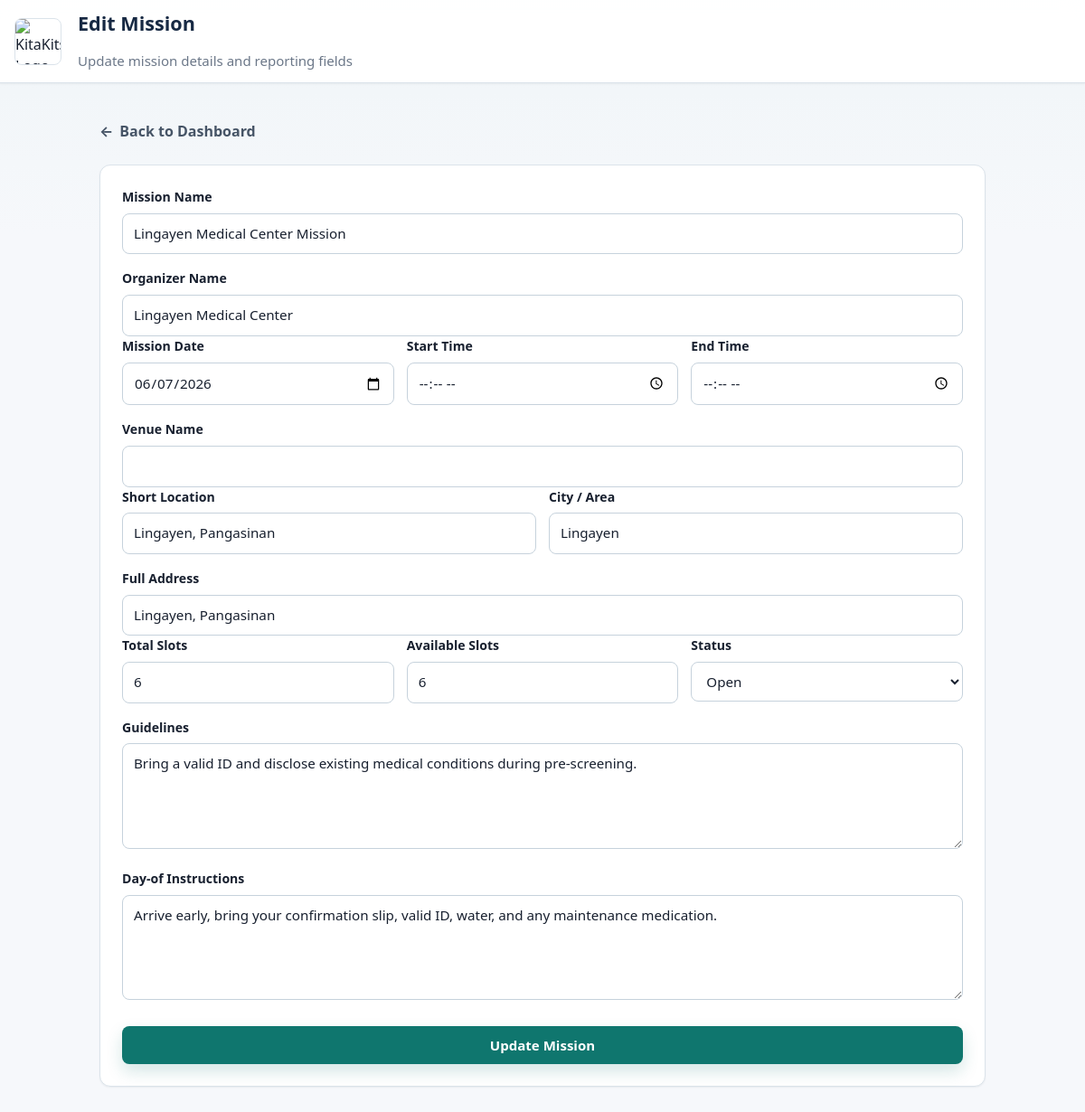
/admin/edit_mission.php?id=5 (signed in), run on the app's committed database.
### tables this page shows
CREATE TABLE `missions` (
  `mission_id` int(11) NOT NULL AUTO_INCREMENT,
  `mission_name` varchar(150) NOT NULL,
  `organizer_name` varchar(100) NOT NULL,
  `mission_date` date NOT NULL,
  `start_time` time DEFAULT NULL,
  `end_time` time DEFAULT NULL,
  `venue_name` varchar(150) DEFAULT NULL,
  `location` varchar(255) NOT NULL COMMENT 'Backward-compatible area/location field used by the original site',
  `city_area` varchar(100) NOT NULL,
  `full_address` varchar(255) NOT NULL,
  `total_slots` int(5) NOT NULL DEFAULT 0,
  `available_slots` int(5) NOT NULL DEFAULT 0,
  `mission_status` enum('draft','open','closed','completed','cancelled') NOT NULL DEFAULT 'open',
  `guidelines` text DEFAULT NULL,
  `day_of_instructions` text DEFAULT NULL,
  `created_by` int(11) DEFAULT NULL,
  `created_at` timestamp NOT NULL DEFAULT current_timestamp(),
  `updated_at` timestamp NOT NULL DEFAULT current_timestamp() ON UPDATE current_timestamp(),
  PRIMARY KEY (`mission_id`),
  KEY `idx_missions_date` (`mission_date`),
  KEY `idx_missions_filters` (`mission_status`, `city_area`, `mission_date`, `available_slots`),
  KEY `idx_missions_created_by` (`created_by`),
  FULLTEXT KEY `ft_missions_search` (`mission_name`, `organizer_name`, `location`, `city_area`, `full_address`),
  CONSTRAINT `fk_missions_created_by` FOREIGN KEY (`created_by`) REFERENCES `users` (`user_id`) ON DELETE SET NULL ON UPDATE CASCADE,
  CONSTRAINT `chk_missions_slots` CHECK (`total_slots` >= 0 AND `available_slots` >= 0 AND `available_slots` <= `total_slots`)
);

### public/admin/edit_mission.php (the view, shortened to what this page needs)
<?php
require_once(__DIR__ . '/../../app/config/db.php');
$mission = null;
$mission_id = isset($_GET['id']) ? (int)$_GET['id'] : 0;
if ($mission_id > 0) {
    $sql = "SELECT * FROM missions WHERE mission_id = :id";
    $stmt = $conn->prepare($sql);
    $stmt->execute([':id' => $mission_id]);
    $mission = $stmt->fetch(PDO::FETCH_ASSOC);
} else {
    $error = 'Invalid mission ID provided.';
}
function mission_value($mission, $field)
{
    return htmlspecialchars($_POST[$field] ?? ($mission[$field] ?? ''));
}
?>
<!DOCTYPE html>
<html lang="en">
<head>
    <link rel="stylesheet" href="../assets/css/style.css">
</head>
<body>
    <header>
        <div class="container">
            <div class="header-logo">
                <img src="../assets/images/logo.png" alt="KitaKits Logo">
            </div>
            <div class="header-content">
                <h1>Edit Mission</h1>
                <p>Update mission details and reporting fields</p>
            </div>
        </div>
    </header>
    <main class="container admin-workspace form-workspace">
        <a href="admin_dashboard.php" class="btn-back">
            <span>&larr; </span>
            Back to Dashboard
        </a>
        <?php if ($mission): ?>
            <form method="POST" action="" class="wide-form">
                <label for="mission_name">Mission Name</label>
                <input type="text" id="mission_name" name="mission_name" value="<?php echo mission_value($mission, 'mission_name'); ?>" maxlength="150" required>
                <label for="organizer_name">Organizer Name</label>
                <input type="text" id="organizer_name" name="organizer_name" value="<?php echo mission_value($mission, 'organizer_name'); ?>" maxlength="100" required>
                <div class="form-grid form-grid-3">
                    <div>
                        <label for="mission_date">Mission Date</label>
                        <input type="date" id="mission_date" name="mission_date" value="<?php echo mission_value($mission, 'mission_date'); ?>" required>
                    </div>
                    <div>
                        <label for="start_time">Start Time</label>
                        <input type="time" id="start_time" name="start_time" value="<?php echo mission_value($mission, 'start_time'); ?>">
                    </div>
                    <div>
                        <label for="end_time">End Time</label>
                        <input type="time" id="end_time" name="end_time" value="<?php echo mission_value($mission, 'end_time'); ?>">
                    </div>
                </div>
                <label for="venue_name">Venue Name</label>
                <input type="text" id="venue_name" name="venue_name" value="<?php echo mission_value($mission, 'venue_name'); ?>" maxlength="150">
                <div class="form-grid">
                    <div>
                        <label for="location">Short Location</label>
                        <input type="text" id="location" name="location" value="<?php echo mission_value($mission, 'location'); ?>" maxlength="255" required>
                    </div>
                    <div>
                        <label for="city_area">City / Area</label>
                        <input type="text" id="city_area" name="city_area" value="<?php echo mission_value($mission, 'city_area'); ?>" maxlength="100" required>
                    </div>
                </div>
                <label for="full_address">Full Address</label>
                <input type="text" id="full_address" name="full_address" value="<?php echo mission_value($mission, 'full_address'); ?>" maxlength="255" required>
                <div class="form-grid form-grid-3">
                    <div>
                        <label for="total_slots">Total Slots</label>
                        <input type="number" id="total_slots" name="total_slots" value="<?php echo mission_value($mission, 'total_slots'); ?>" min="0" required>
                    </div>
                    <div>
                        <label for="available_slots">Available Slots</label>
                        <input type="number" id="available_slots" name="available_slots" value="<?php echo mission_value($mission, 'available_slots'); ?>" min="0" required>
                    </div>
                    <div>
                        <label for="mission_status">Status</label>
                        <select id="mission_status" name="mission_status">
                            <?php $selected_status = $_POST['mission_status'] ?? $mission['mission_status']; ?>
                            <?php foreach (['draft', 'open', 'closed', 'completed', 'cancelled'] as $status): ?>
                                <option value="<?php echo $status; ?>" <?php echo $selected_status === $status ? 'selected' : ''; ?>><?php echo ucfirst($status); ?></option>
                            <?php endforeach; ?>
                        </select>
                    </div>
                </div>
                <label for="guidelines">Guidelines</label>
                <textarea id="guidelines" name="guidelines" rows="4"><?php echo mission_value($mission, 'guidelines'); ?></textarea>
                <label for="day_of_instructions">Day-of Instructions</label>
                <textarea id="day_of_instructions" name="day_of_instructions" rows="4"><?php echo mission_value($mission, 'day_of_instructions'); ?></textarea>
                <button type="submit" name="submit">Update Mission</button>
            </form>
        <?php endif; ?>
    </main>
</body>
</html>

### public/assets/css/style.css (style rules this page uses)
:root { --bg: #f6f8fb; --surface: #ffffff; --surface-soft: #eef4f7; --surface-muted: #f9fbfc; --ink: #18202f; --ink-soft: #465466; --ink-muted: #6b7788; --line: #dbe3ea; --line-strong: #c6d2dc; --primary: #0f766e; --primary-dark: #115e59; --primary-soft: #d9f2ef; --navy: #1f3a5f; --navy-dark: #172943; --accent: #d97706; --accent-soft: #fff4d8; --danger: #b42318; --danger-soft: #fde8e5; --success: #087443; --success-soft: #ddf8e9; --warning: #9a6200; --warning-soft: #fff3cd; --info: #1d4ed8; --info-soft: #e5efff; --shadow-sm: 0 1px 2px rgba(24, 32, 47, 0.06); --shadow-md: 0 12px 28px rgba(31, 58, 95, 0.1); --radius-sm: 6px; --radius-md: 8px; --radius-lg: 12px; --focus: 0 0 0 4px rgba(15, 118, 110, 0.18); }
* { box-sizing: border-box; margin: 0; padding: 0; }
html { min-width: 320px; scroll-behavior: smooth; }
body { min-height: 100vh; background: linear-gradient(180deg, rgba(238, 244, 247, 0.82), rgba(246, 248, 251, 0) 260px), var(--bg); color: var(--ink); font-family: "Segoe UI", -apple-system, BlinkMacSystemFont, "Helvetica Neue", Arial, sans-serif; font-size: 16px; line-height: 1.55; }
a { color: var(--primary); }
img { max-width: 100%; }
.container { width: min(1180px, calc(100% - 32px)); margin: 0 auto; padding: 28px 0; }
header { position: sticky; top: 0; z-index: 100; background: rgba(255, 255, 255, 0.94); border-bottom: 1px solid var(--line); box-shadow: var(--shadow-sm); backdrop-filter: blur(12px); }
header .container { display: flex; align-items: center; gap: 18px; padding: 14px 0; }
.header-logo { width: 52px; height: 52px; flex: 0 0 auto; border: 1px solid var(--line); border-radius: var(--radius-md); overflow: hidden; background: var(--surface); }
.header-logo img { width: 100%; height: 100%; object-fit: cover; }
.header-content { min-width: 0; }
.header-content h1 { color: var(--navy-dark); font-size: 1.35rem; font-weight: 750; line-height: 1.15; }
.header-content p { color: var(--ink-muted); font-size: 0.94rem; line-height: 1.35; margin-top: 4px; }
main.container { padding-top: 34px; padding-bottom: 48px; }
.admin-workspace { width: min(1320px, calc(100% - 32px)); }
.form-workspace { width: min(980px, calc(100% - 32px)); }
h1, h2, h3, h4 { color: var(--navy-dark); line-height: 1.25; }
h1 { font-size: 2rem; margin-bottom: 18px; }
p { color: var(--ink-soft); }
.btn-primary, .btn-secondary, .btn-book, .btn-admin, .btn-search, .btn-edit, .btn-delete, button[type="submit"] { display: inline-flex; align-items: center; justify-content: center; gap: 8px; min-height: 42px; padding: 10px 16px; border-radius: var(--radius-md); border: 1px solid transparent; font: inherit; font-size: 0.94rem; font-weight: 700; line-height: 1.2; text-decoration: none; cursor: pointer; transition: background 0.16s ease, border-color 0.16s ease, color 0.16s ease, box-shadow 0.16s ease, transform 0.16s ease; }
.btn-primary, .btn-book, .btn-admin, .btn-search, button[type="submit"] { background: var(--primary); color: #fff; box-shadow: 0 8px 18px rgba(15, 118, 110, 0.18); }
.btn-back { display: inline-flex; align-items: center; gap: 7px; min-height: 38px; margin-bottom: 18px; color: var(--ink-soft); text-decoration: none; font-weight: 700; }
form { max-width: 720px; background: var(--surface); border: 1px solid var(--line); border-radius: var(--radius-lg); box-shadow: var(--shadow-sm); padding: 24px; }
.wide-form, .auth-form, .intake-form, .content-editor { max-width: 100%; }
label, legend { display: block; color: var(--ink); font-size: 0.88rem; font-weight: 750; margin: 16px 0 7px; }
label:first-of-type { margin-top: 0; }
input[type="text"], input[type="date"], input[type="number"], input[type="email"], input[type="password"], input[type="search"], input[type="time"], select, textarea { width: 100%; min-height: 42px; padding: 10px 12px; color: var(--ink); background: var(--surface); border: 1px solid var(--line-strong); border-radius: var(--radius-md); font: inherit; font-size: 0.95rem; transition: border-color 0.16s ease, box-shadow 0.16s ease, background 0.16s ease; }
textarea { min-height: 110px; resize: vertical; }
input::placeholder, textarea::placeholder { color: #97a3b2; }
button[type="submit"] { width: 100%; margin-top: 22px; }
.form-grid { display: grid; grid-template-columns: repeat(2, minmax(0, 1fr)); gap: 14px; }
.form-grid-3 { grid-template-columns: repeat(3, minmax(0, 1fr)); }

### data on the page
missions: mission_name "Lingayen Medical Center Mission", organizer_name "Lingayen Medical Center", mission_date "06/07/2026", location "Lingayen, Pangasinan", city_area "Lingayen", full_address "Lingayen, Pangasinan", total_slots "6", available_slots "6", mission_status "Open", guidelines "Bring a valid ID and disclose existing medical conditions during pre-screening.", day_of_instructions "Arrive early, bring your confirmation slip, valid ID, water, and any maintenance medication."
